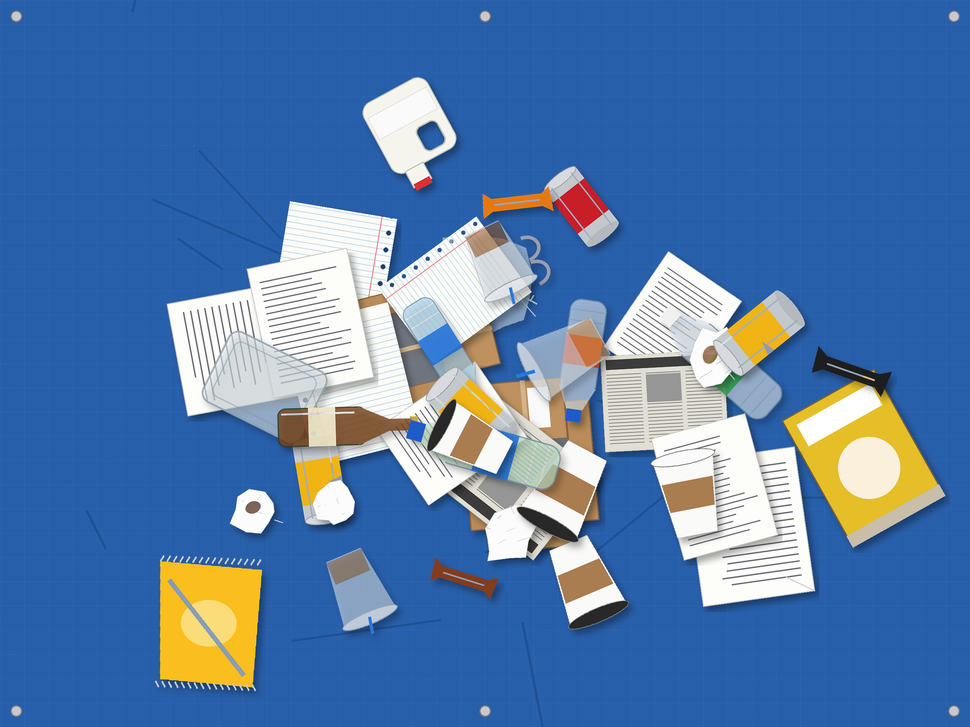
#> input picture images/pile_a.png, 970 x 727 px, shrunk from 2400 x 1800 before the run
$ python -i lighting.py   (imports and definitions only)
#> lines starting #> are read from the running program, lines starting #| are printed output that depends on the picture
#> further down, picture is the input picture: shape (727, 970, 3); mean B, G, R 171.4, 122.8, 85.5
"""Normalize lighting/exposure so material color isn't a confound across
audits taken outdoors, indoors, at different times of day, etc.
"""
from __future__ import annotations

import cv2
import numpy as np


def normalize_lighting(image: np.ndarray, clip_limit: float = 2.0, tile_grid_size: tuple[int, int] = (8, 8)) -> np.ndarray:
    """Apply CLAHE (contrast-limited adaptive histogram equalization) on
    the luminance channel only, to avoid distorting color used for
    material classification.
    """
#> called with clip_limit = 2, tile_grid_size = (8, 8)
    lab = cv2.cvtColor(image, cv2.COLOR_BGR2LAB)
#> lab: shape (727, 970, 3); mean of channels 0, 1, 2 130.3, 135, 98.4
    l_channel, a_channel, b_channel = cv2.split(lab)
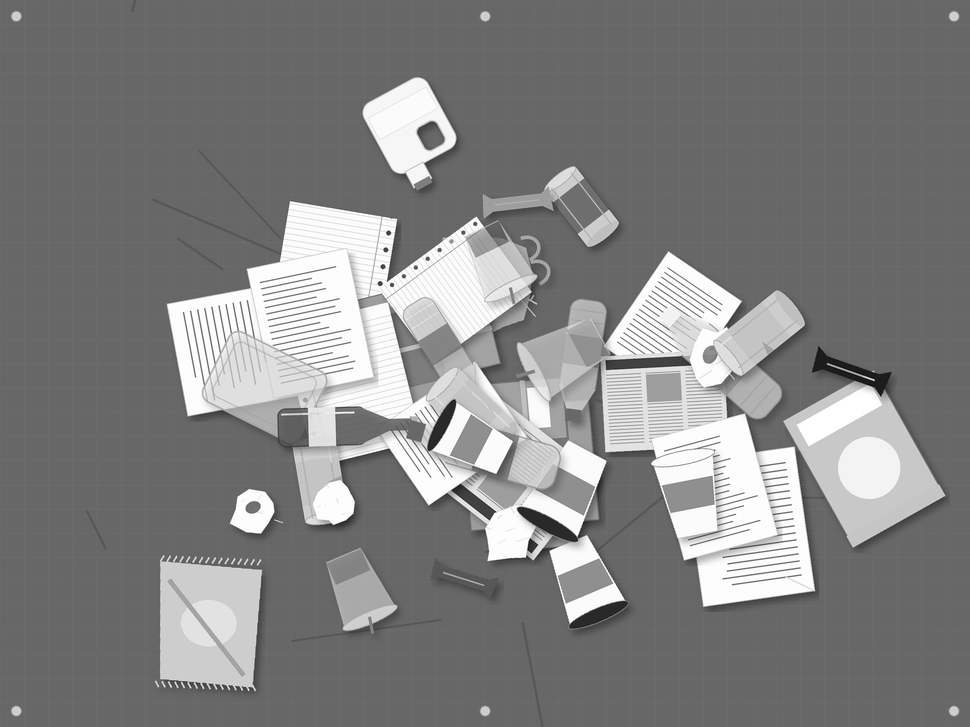
#> l_channel: shape (727, 970); min 12, max 255, mean 130.3
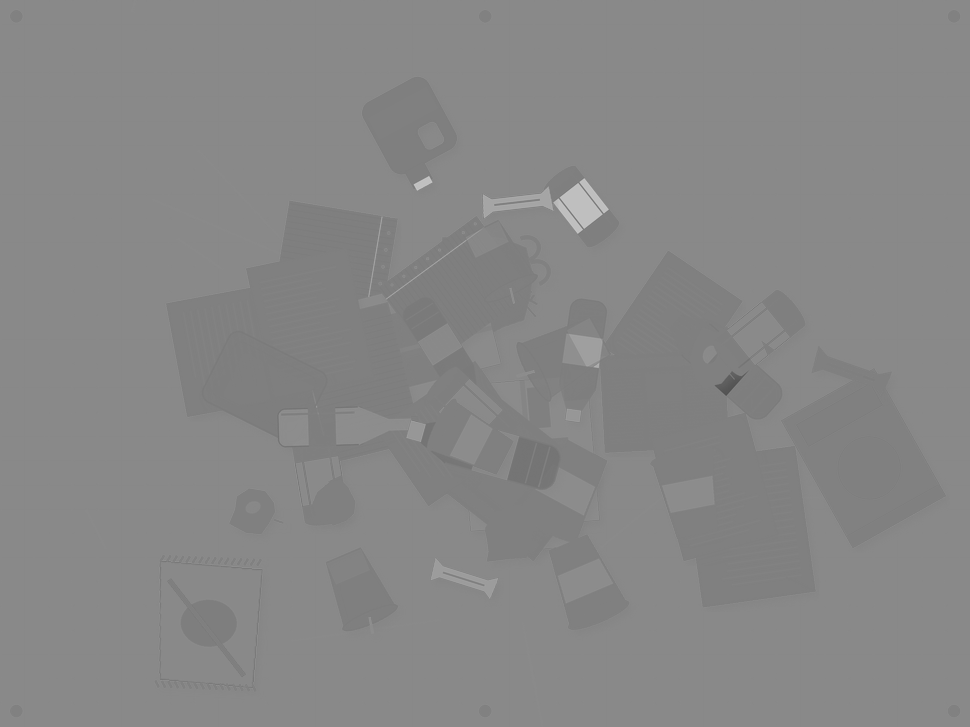
#> a_channel: shape (727, 970); min 80, max 200, mean 135
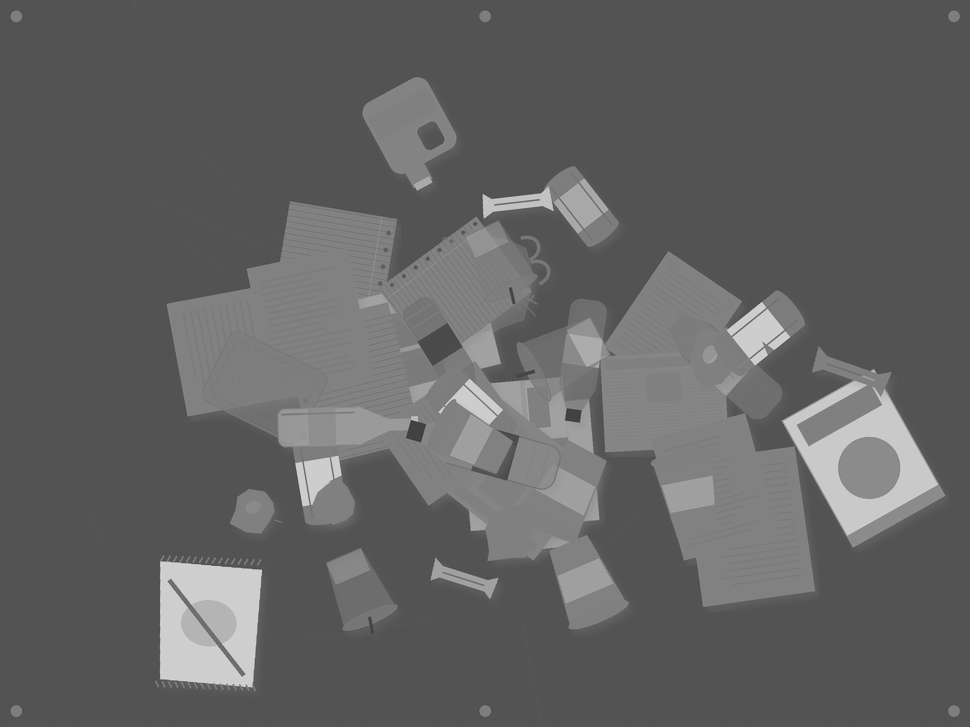
#> b_channel: shape (727, 970); min 55, max 211, mean 98.4
    clahe = cv2.createCLAHE(clipLimit=clip_limit, tileGridSize=tile_grid_size)
    l_eq = clahe.apply(l_channel)
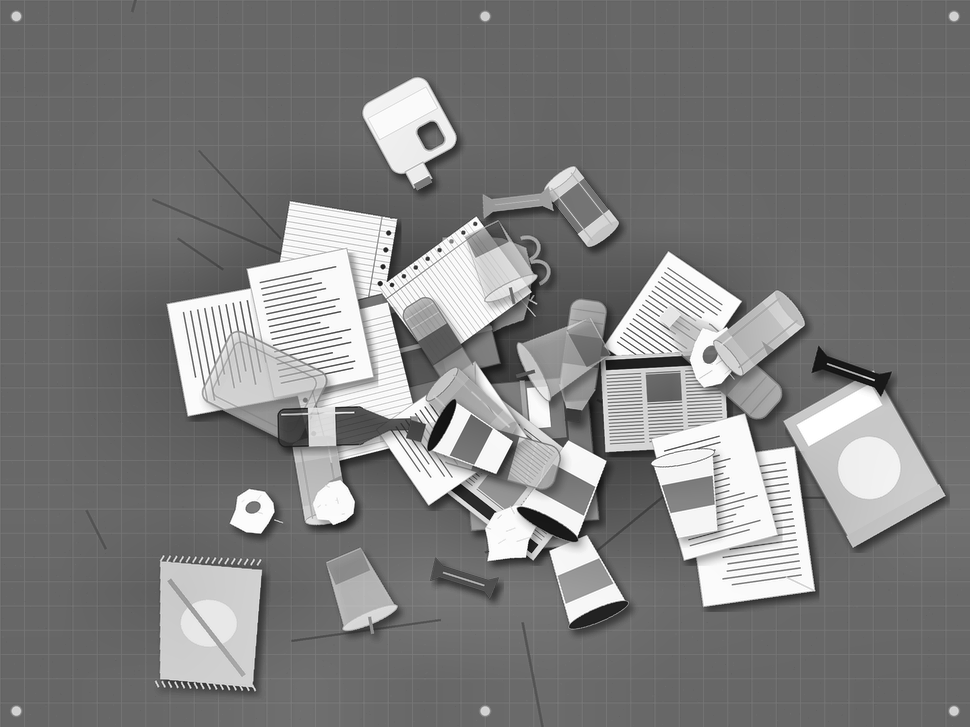
#> l_eq: shape (727, 970); min 7, max 255, mean 126.7
    merged = cv2.merge((l_eq, a_channel, b_channel))
#> merged: shape (727, 970, 3); mean of channels 0, 1, 2 126.7, 135, 98.4
    return cv2.cvtColor(merged, cv2.COLOR_LAB2BGR)
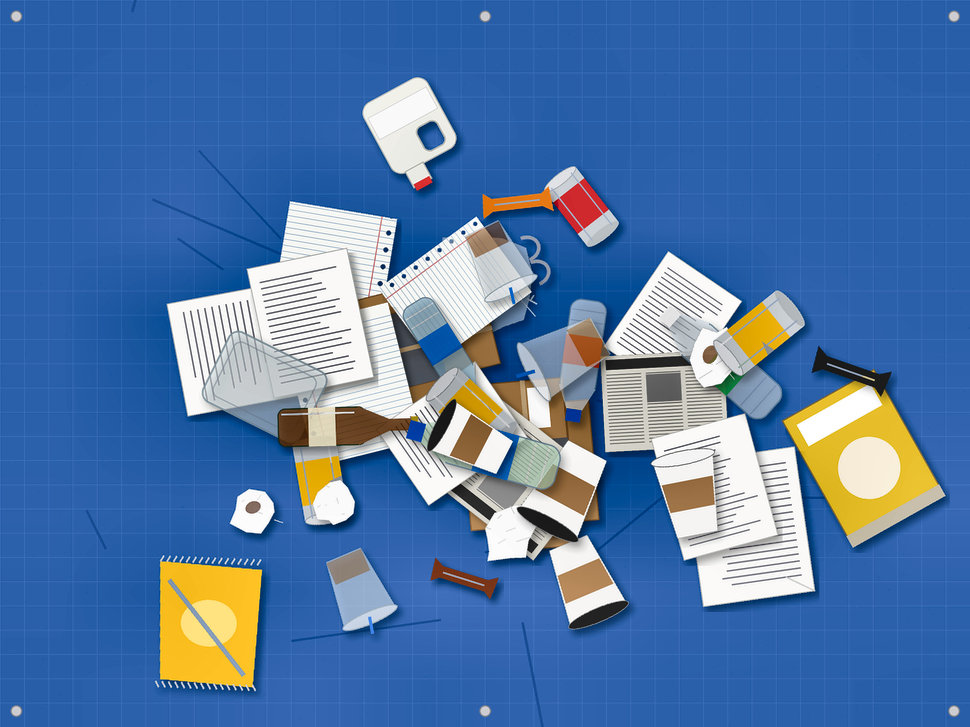
#> returned value: shape (727, 970, 3); mean B, G, R 167.2, 119.2, 82.3

>>> import cv2
>>> picture = cv2.imread('../../../images/pile_a.png')
>>> result = normalize_lighting(picture)

$ run again, on images/pile_b.png
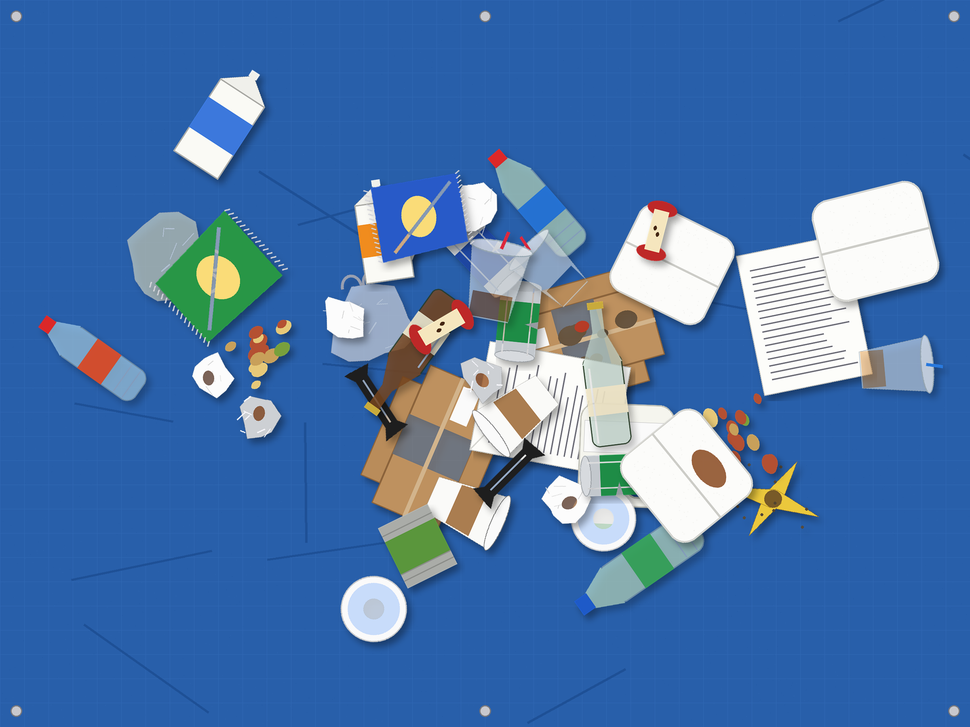
#> input picture images/pile_b.png, 970 x 727 px, shrunk from 2400 x 1800 before the run
#> picture is the input picture: shape (727, 970, 3); mean B, G, R 171, 116.6, 74.3
#> lab: shape (727, 970, 3); mean of channels 0, 1, 2 123.9, 134.6, 95.2
#> in normalize_lighting, `l_eq = clahe.apply(l_channel)`:
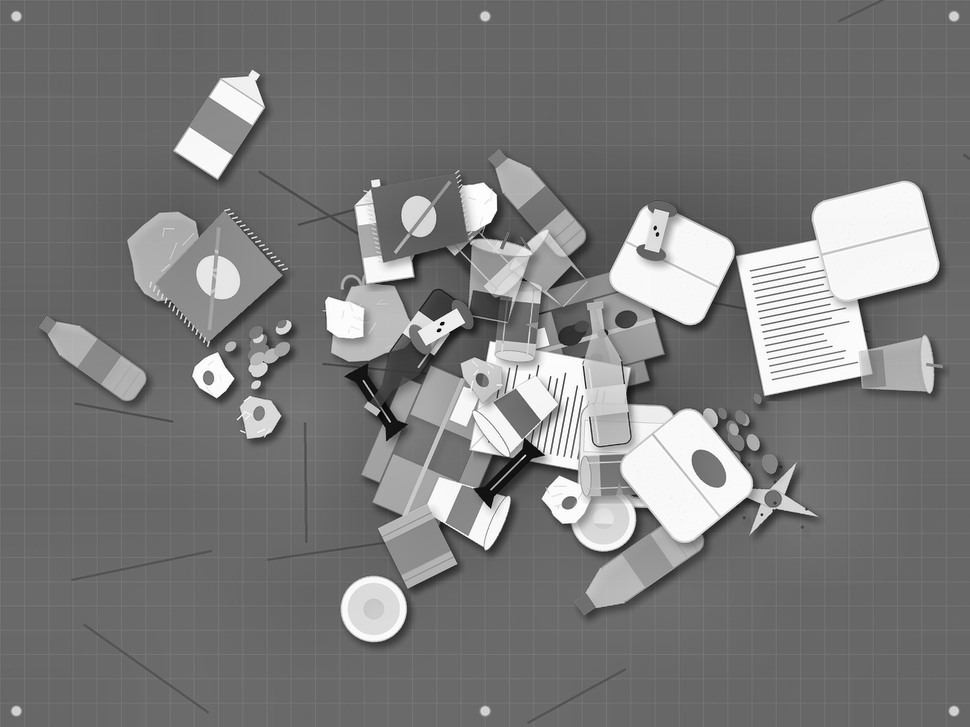
#> l_eq: shape (727, 970); min 4, max 255, mean 122.5
#> merged: shape (727, 970, 3); mean of channels 0, 1, 2 122.5, 134.6, 95.2
#> in normalize_lighting, `return cv2.cvtColor(merged, cv2.COLOR_LAB2BGR)`:
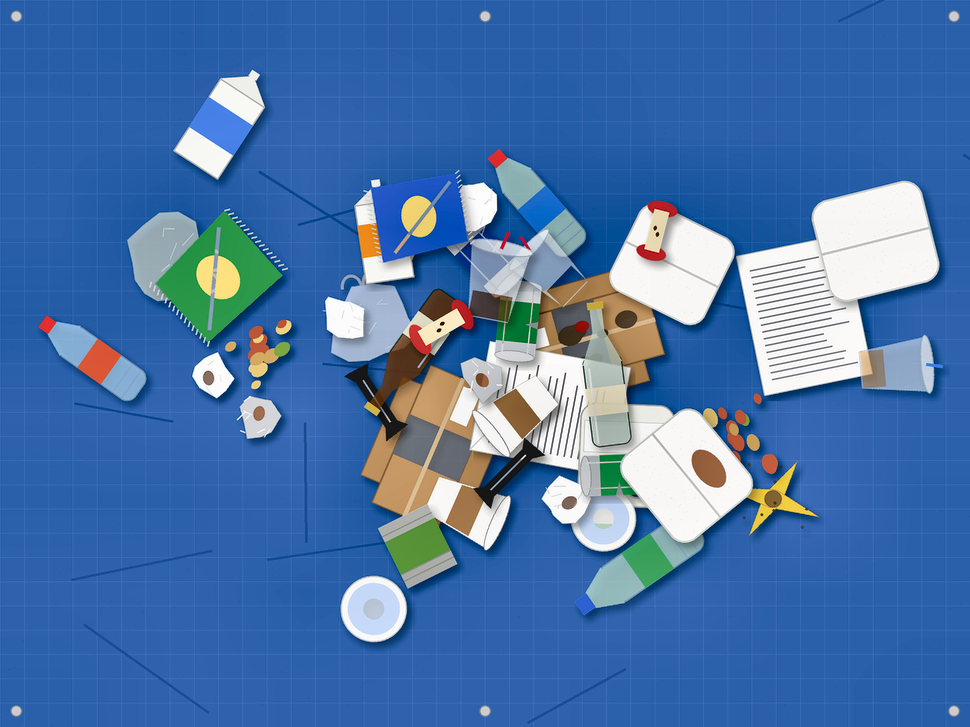
#> returned value: shape (727, 970, 3); mean B, G, R 169, 115.1, 73.4
